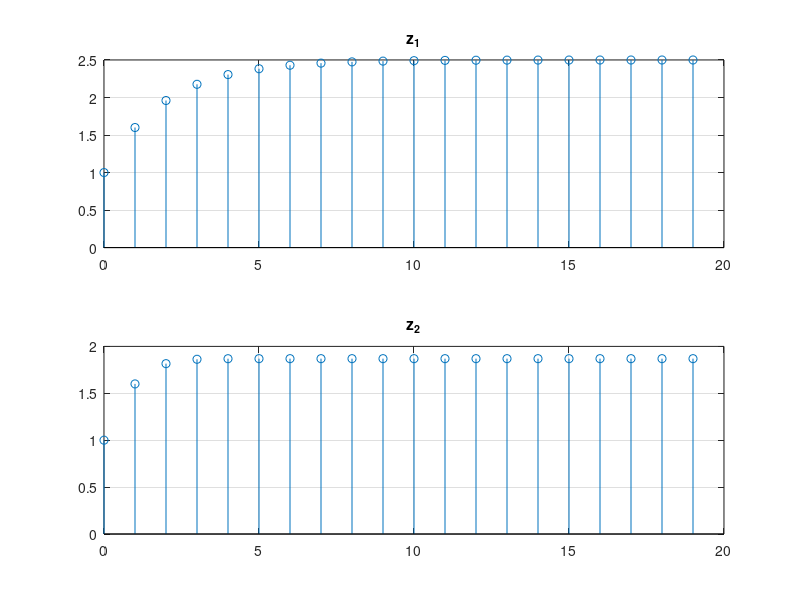

This figure's MATLAB source:
clc; clear; close('all');

n = 0:19;
delta = [1 zeros(1,19)];
h1 = filter(1, [1, -3/5], delta);
h2_f = @(n) (3/5).^(n.*(n+1)./2);
h2 = h2_f(n);

u = ones(1,20);

z1 = conv(h1, u);
z1 = z1(1:20);
z2 = conv(h2, u);
z2 = z2(1:20);

figure;
subplot(2,1,1);
stem(n, z1);
title('z_1'); grid('on');
subplot(2,1,2);
stem(n, z2);
title('z_2'); grid('on');
